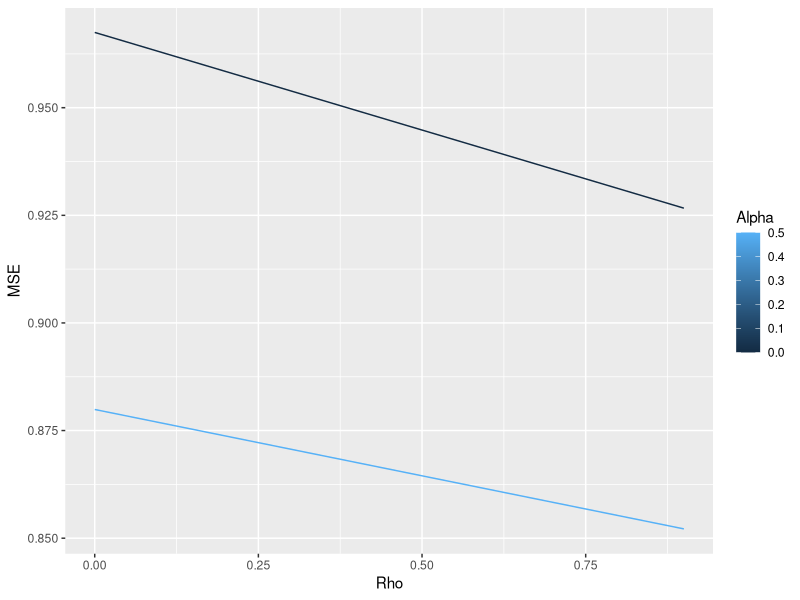

Here is the R script that generated this plot:
library(ggplot2)
library(glmnet)
library(MASS)


n<-100 #p=2
beta<-c(1,2,3)
rho<- c(0, 0.9)
alpha<-c(0,0.5)
K<-1

elastic_net2<-function(n, beta, rho, alpha, K){
  num_alpha<-length(alpha)
  num_rho<-length(rho)
  Rho<-rep(0, num_alpha*num_rho)
  Alpha<-rep(0, num_alpha*num_rho)
  mse<-matrix(0, num_rho*num_alpha, K)
  MSE_K<-cbind(Rho, Alpha, mse)
  
  for(k in 1:K){
    row=1
    for(j in 1:num_rho){
      cov<-matrix(data = c(1, rho[j], rho[j], 1), nrow=2, ncol=2)
      X<-mvrnorm(n, mu=c(0,0), Sigma =cov)
      design<-cbind(rep(1,n), X )
      Y<-design%*%beta+rnorm(n)
      for(i in 1:num_alpha){
        fit_i<-cv.glmnet(X, Y, family="gaussian", alpha=alpha[i])
        fit_i_coef<-coef(fit_i, s="lambda.min")
        print(fit_i_coef)
        yhat<-design%*%fit_i_coef
        if(k<=1){
          MSE_K[row,1]<-rho[j]
          MSE_K[row,2]<-alpha[i]
        }
        print(mean((Y-yhat)^2))
        MSE_K[row,(k+2)]<-mean((Y-yhat)^2)
        row=row+1
      }}}
  results<-cbind(MSE_K[,(1:2)], 0)
  if(K==1){
    results[,3]<-MSE_K[,3]
  }
  else{
    results[,3]<-rowMeans(MSE_K[,(3:K+2)])
  }
  colnames(results)[3]<-"MSE"
  
  
  
  return(as.data.frame(results))
}

A<-elastic_net2(n, beta, rho, alpha, 4)
ggplot(data=A, aes(x=Rho, y=MSE, group=Alpha))+geom_line(aes(colour=Alpha))